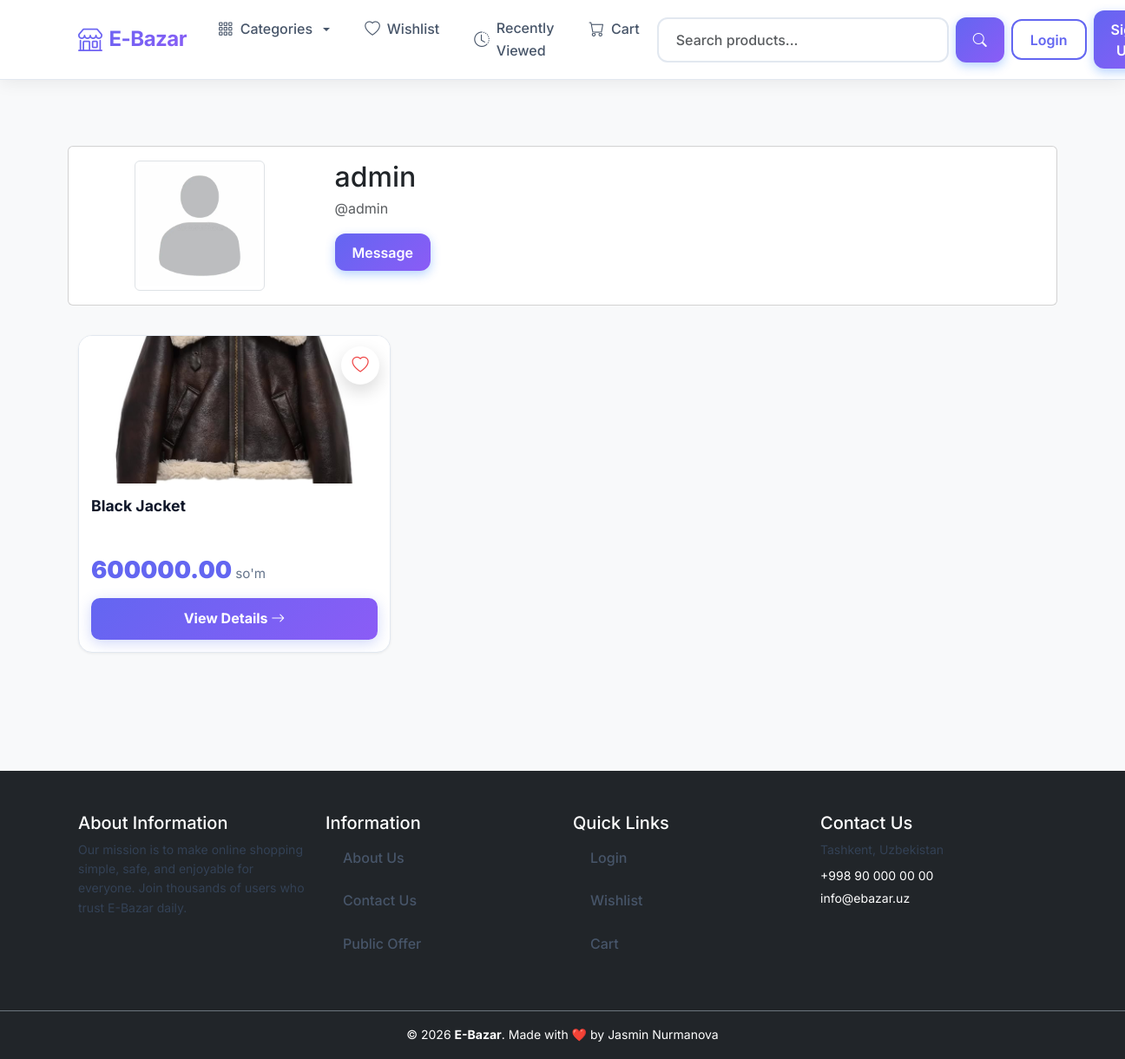
The app's page /users/profile/admin/, older data.
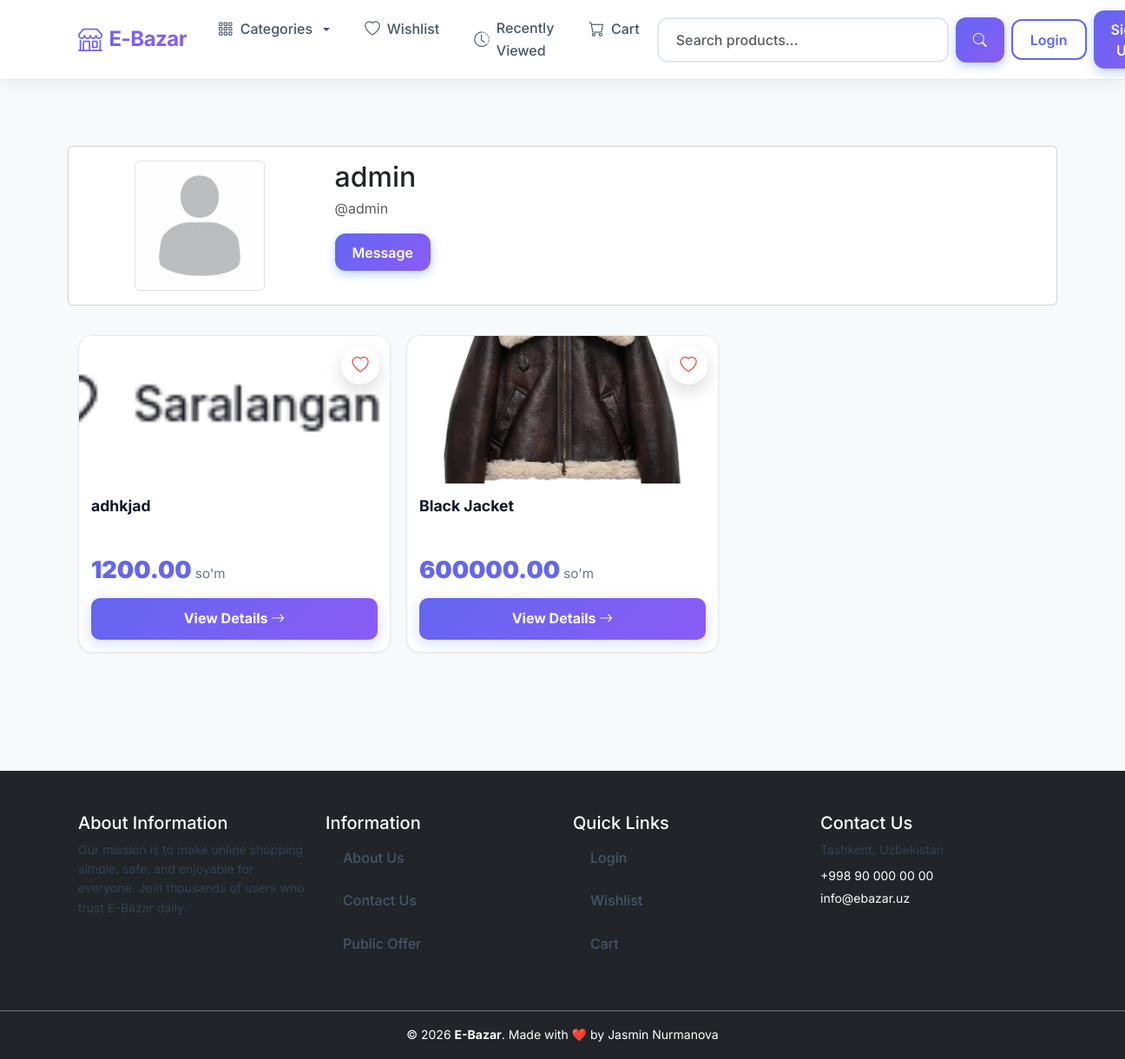
The same page, newer data.
### products/models.py (models this page shows, shortened)
class Product(models.Model):
    author=models.ForeignKey(CustomUser,on_delete=models.CASCADE)
    category=models.ForeignKey(Category,on_delete=models.CASCADE)
    title = models.CharField(max_length=150)
    description = models.TextField()
    price = models.DecimalField(max_digits=10000000000,decimal_places=2)
    created_at = models.DateTimeField(auto_now_add=True)
    updated_at = models.DateTimeField(auto_now=True)
    class Meta:
        ordering = ['-updated_at']

class ProductImage(models.Model):
    product = models.ForeignKey(Product,on_delete=models.CASCADE,related_name='images',)
    image = models.ImageField(upload_to='product_images')
    created_at = models.DateTimeField(auto_now_add=True)
    updated_at = models.DateTimeField(auto_now=True)

### users/views.py (the view)
# urls.py: path('profile/<str:username>/', ProfileView.as_view(), name='profile'),
class ProfileView(View):
    def get(self,request,username):
        user = get_object_or_404(CustomUser, username=username)
        products = Product.objects.filter(author=user)
        return render(request, 'profile.html', {'customuser': user, 'products': products})

### main/views.py (called while the page is built)
def for_all_pages(request):
    categories=Category.objects.all()
    return {'categories':categories}

### users/models.py (called while the page is built)
    def __str__(self):
        return self.username

### templates/profile.html (shortened to what this page needs)
{% extends 'base.html' %}
{% block content %}
<div class="row">
    <div class="col-12 card mt-4">
        <div class="row g-0">
            <div class="col-12 col-md-3 p-3 d-flex justify-content-center">
                {% if customuser.avatar %}
                    <img alt="profile image" class="img-thumbnail" style="width:150px;height:150px;object-fit:cover;" src="{{ customuser.avatar.url }}">
                {% else %}
                    <div class="img-thumbnail d-flex align-items-center justify-content-center" style="width:150px;height:150px;">
                        <i class="bi bi-person" style="font-size: 3rem;"></i>
                    </div>
                {% endif %}
            </div>
            <div class="col-12 col-md-9 p-3">
                <h2 class="mb-1">{{ customuser.get_full_name|default:customuser.username }}</h2>
                <p class="text-muted mb-2">@{{ customuser.username }}{% if customuser.email %} | {{ customuser.email }}{% endif %}</p>
                {% if customuser == request.user %}
                    <div class="mt-3 d-flex gap-2 flex-wrap">
                        <a class="btn btn-warning" href="{% url 'users:update_profile' %}">Edit details</a>
                        <a class="btn btn-danger" href="{% url 'password_change' %}">Update Password</a>
                        <a class="btn btn-danger" href="{% url 'users:balance-history' %}">Balance History</a>
                        <a class="btn btn-danger" href="{% url 'users:my-orders' %}">My orders</a>
                    </div>
                {% else %}
                    <div class="mt-3 d-flex gap-2 flex-wrap">
                        <a class="btn btn-primary" href="{% url 'users:messenger' customuser.pk %}">Message</a>
                    </div>
                {% endif %}
            </div>
        </div>
    </div>
</div>
<div class="products-section">
    {% if products %}
        <div class="products-grid">
            {% for product in products %}
                {% url 'users:addremovewishlist' product.id as wishlist_url %}
                {% include 'partials/product_card.html' with product=product wishlist_url=wishlist_url wishlist_icon='bi-heart' wishlist_title='Save' %}
            {% endfor %}
        </div>
    {% else %}
        {% include 'partials/empty_state.html' with icon='bi-inbox' title='No products yet' message="This user hasn't listed any products." %}
    {% endif %}
</div>
{% endblock content %}

### templates/partials/product_card.html (shortened to what this page needs)
<div class="product-card">
  <div class="product-image">
    {% if product.images.exists %}
      <img src="{{ product.images.first.image.url }}" alt="{{ product.title }}">
    {% else %}
      <div class="no-image-placeholder"><i class="bi bi-image"></i></div>
    {% endif %}
    {% if wishlist_url %}
      <form method="post" action="{{ wishlist_url }}" style="display:inline;" class="wishlist-form">
        <button type="submit" class="wishlist-btn" title="{{ wishlist_title|default:'Save' }}" style="border:none; background:none; cursor:pointer;">
          <i class="bi {{ wishlist_icon|default:'bi-heart' }}"></i>
        </button>
      </form>
    {% endif %}
  </div>
  <div class="product-card-body">
    <h3 class="product-title">{{ product.title }}</h3>
    <p class="product-price">
      {{ product.price }}<span class="product-price-small"> so'm</span>
    </p>
    <a href="{% url 'products:detail' product.id %}" class="product-cta">
      View Details <i class="bi bi-arrow-right"></i>
    </a>
  </div>
</div>

Row changes from the older to the newer data that the page shows:
added Product: images.first.image (picture), title "adhkjad", price "1200.00"
